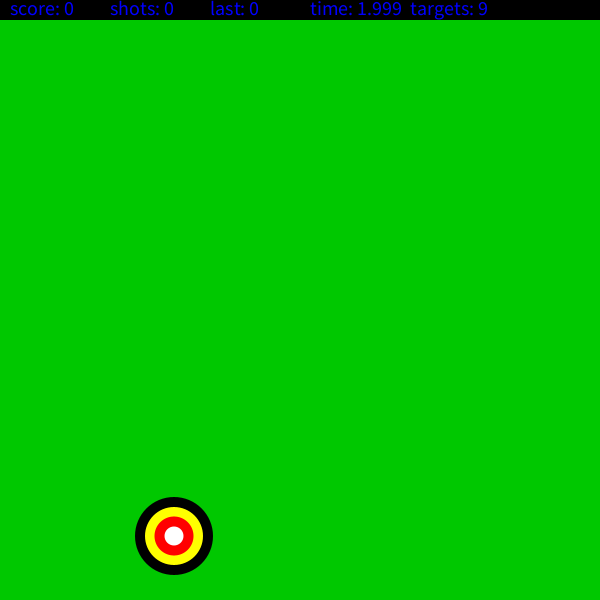
Frame 1 (no input)
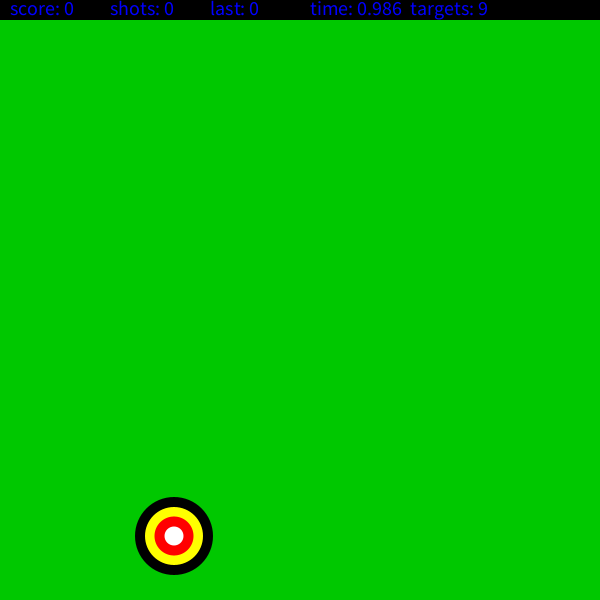
Frame 60 (the mouse pressed at the canvas centre just before this capture)
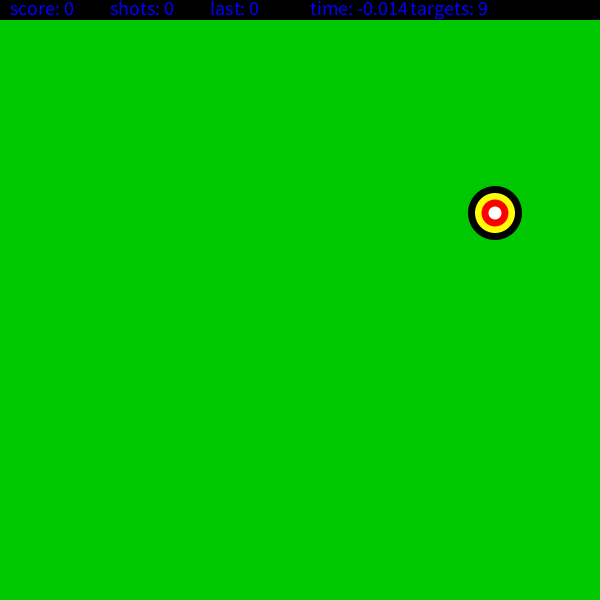
Frame 120 (the mouse held since frame 60 and released just before this capture)

The Processing sketch that drew these frames (run headless with seeded random() and noise(); from frame 60 on, the mouse is pressed at the canvas centre):

// Processing sketch: prog1TargetGame_limitedTargetLifre
// ── prog1TargetGame_limitedTargetLifre.pde
int playerScore = 0;
int numberOfShots = 0;
int targetHozPos;
int tagetVertPos;
int targetSize;
int lastShotScore = 0;
int tagetLifeTime = 2000;
int nextRefreshTime=0;
int numberOfTargets = 10;
boolean gameOver = false;

void setup() {
  size(600, 600);
  noStroke();
  textSize(20);
  resetTarget();
  calcNextRefreshTime();
}

void draw() {
  if (gameOver) {
    background(0, (float(playerScore)/float(numberOfShots))*255, 0);
    textSize(80);
    text("GAME OVER!", 10, 100);
    text("SCORE: "+playerScore, 10, 250);
    if (numberOfShots>0) {
      textSize(60);
      text("ACCURACY : "+float(playerScore)/float(numberOfShots), 10, 400);
    }
  }
  else {
    background(0, 200, 0);
    drawScore();
    if (millis() > nextRefreshTime) {
      resetTarget();
    }
    drawTarget();
  }
}

void calcNextRefreshTime() {
  nextRefreshTime = millis() + tagetLifeTime;
}

void drawScore() {
  fill(0);
  rect(0, 0, width, 20);
  fill(0, 0, 255);

  text("score: "+playerScore, 10, 15);
  text("shots: "+numberOfShots, 110, 15);
  text("last: "+lastShotScore, 210, 15);
  text("time: "+ float(nextRefreshTime-millis())/1000, 310, 15);
  text("targets: "+numberOfTargets, 410, 15);
}


void resetTarget() {
  targetSize = (int)random(40, 100);
  targetHozPos = (int)random(targetSize/2, width - targetSize/2);
  tagetVertPos = (int)random(targetSize/2 + 20, height - targetSize/2 );
  numberOfTargets =numberOfTargets -1;
  calcNextRefreshTime();
}

/*
draws the image of the target.
 A series of 4 ever smaller cirlces 
 */
void drawTarget() {
  fill(0);
  ellipse(targetHozPos, tagetVertPos, targetSize, targetSize);
  fill(255, 255, 0);
  ellipse(targetHozPos, tagetVertPos, (3*targetSize)/4, (3*targetSize)/4);
  fill(255, 0, 0);
  ellipse(targetHozPos, tagetVertPos, targetSize/2, targetSize/2);
  fill(255);
  ellipse(targetHozPos, tagetVertPos, targetSize/4, targetSize/4);
}
/*
Checks if the position of the mouse is within the target.
 Compares the distance from the center of the target to the mouse to the width of the 
 target.
 Uses temp, unused variables to help understanding.
 If hit, scores hit depending on the distance from the center.
 */
void calcLastShotCore() {
  float moustDistanceFromTarget = dist(targetHozPos, tagetVertPos, mouseX, mouseY);
  float targetRadius = targetSize/2;
  lastShotScore = 0;
  //if the mouse in within the target (less that the radius) we have hit the target.
  if (moustDistanceFromTarget <= targetRadius) {
    lastShotScore += 1;
    if (moustDistanceFromTarget <= (3*targetRadius)/4) {
      lastShotScore += 1;
      if (moustDistanceFromTarget <= targetRadius/2) {
        lastShotScore += 1;
        if (moustDistanceFromTarget <= targetRadius/4) {
          lastShotScore += 1;
        }
      }
    }
  }
}

void mouseReleased() {
  //check if the mouse hits the target.
  //if it hts - update score and make a new target
  calcLastShotCore();
  if (lastShotScore > 0) {
    playerScore =playerScore +lastShotScore;
    //update the position and size of the target
    resetTarget();
  }
  numberOfShots = numberOfShots + 1;
  if (numberOfTargets < 1) {
    gameOver = true;
  }
}
